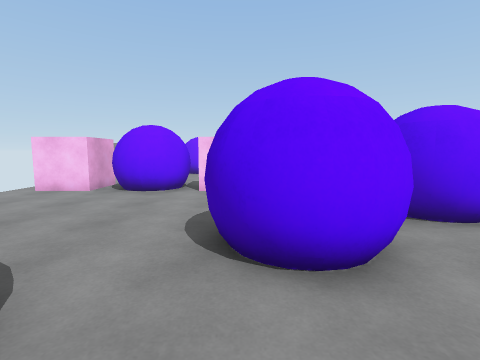
view 1 (above)

19 first-person views from a walk through a scene from a Unity 3-D project. The camera is 1.4 m above the floor, tilts 6° down and sees 85° across. The floor is counted in squares, 1 m on a side. Each view is taken from the middle of a square. On the plan, view 1 faces up. The plan holds only what a view shows up to about 13 squares ahead; the rest is blank. The player character is not drawn.

view 2
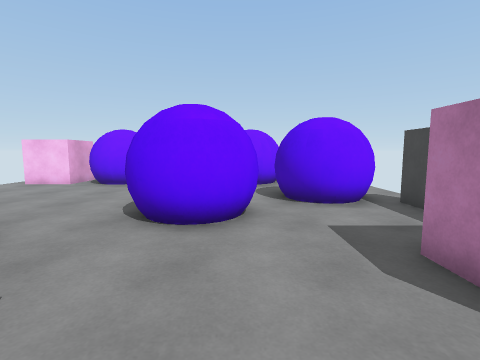

view 3
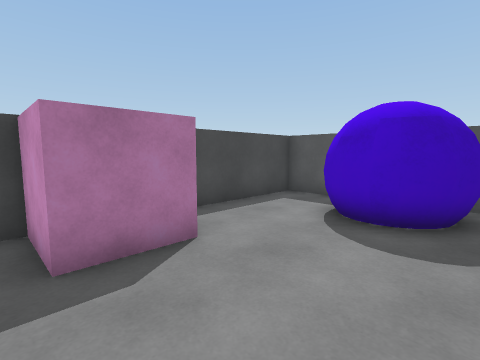

view 4
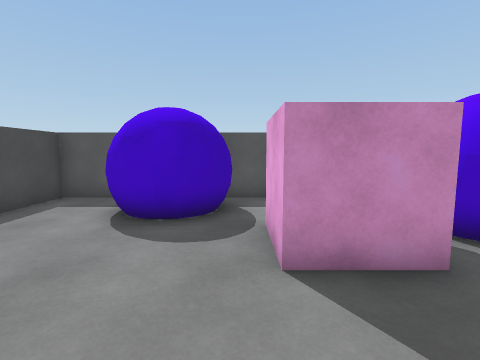

view 5
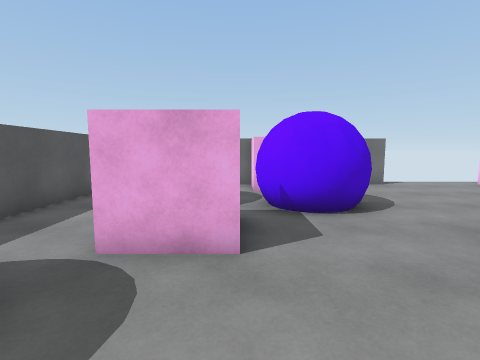

view 6
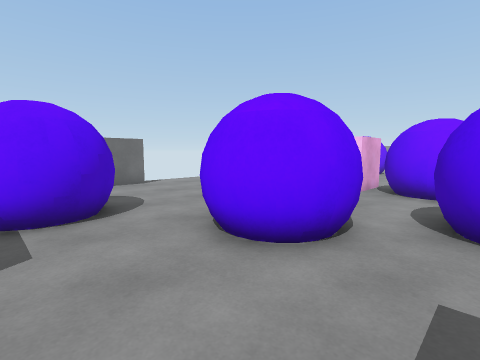

view 7
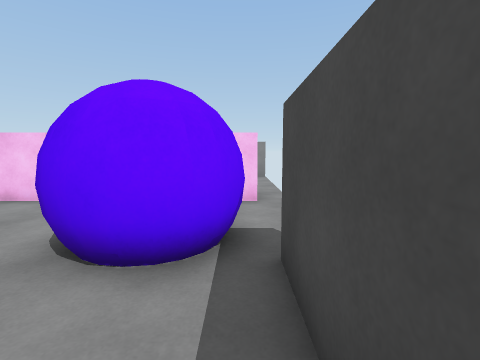

view 8
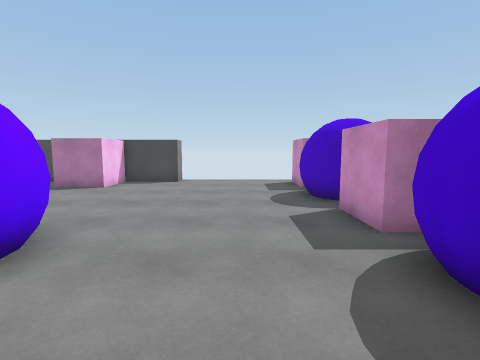

view 9
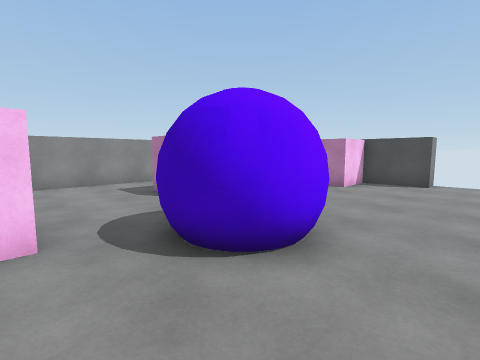

view 10
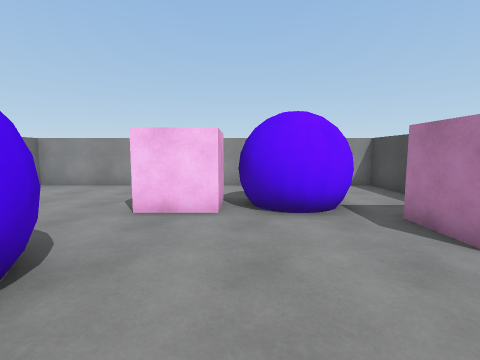

view 11
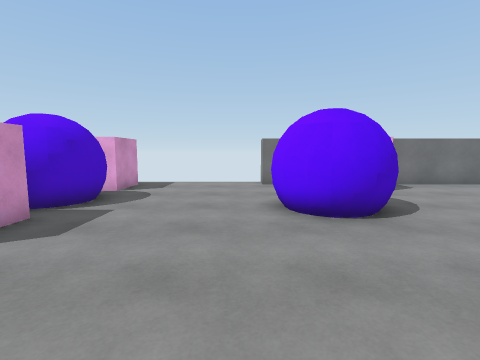

view 12
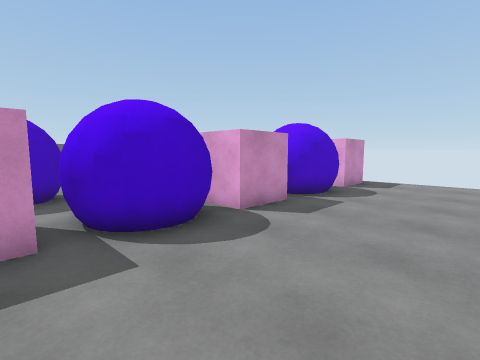

view 13
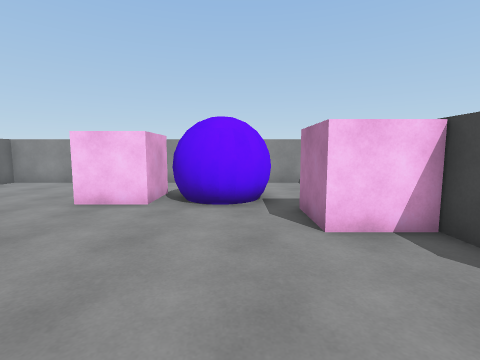

view 14
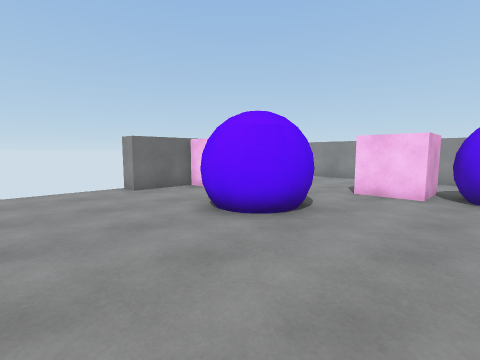

view 15
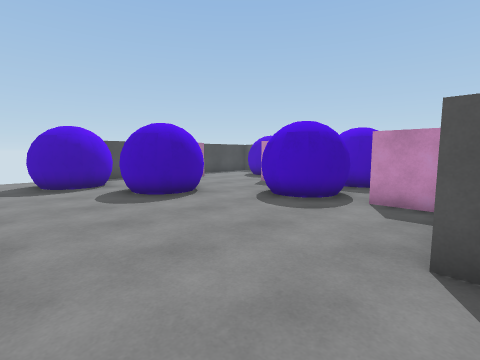

view 16
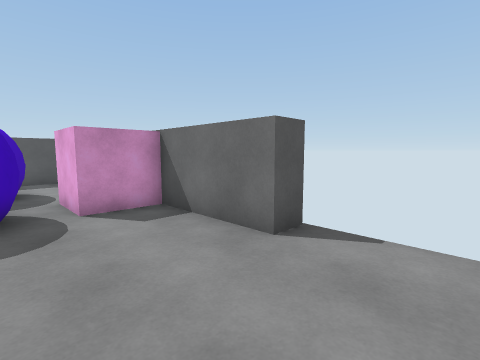

view 17
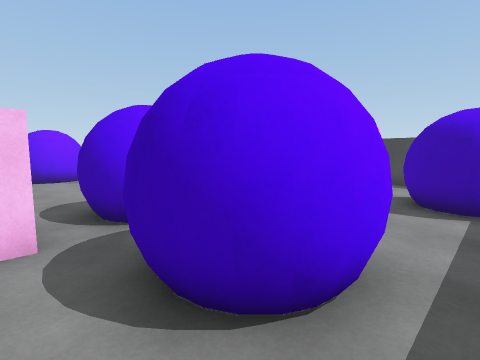

view 18
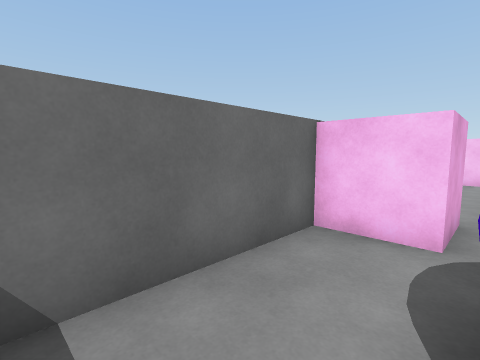

view 19
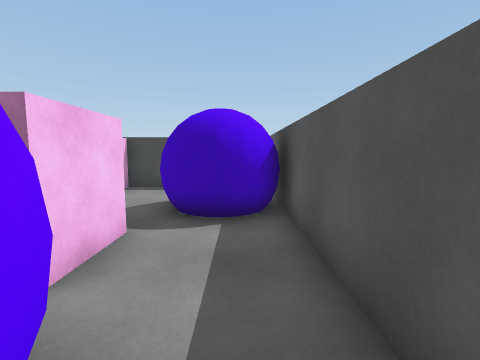

### Floor plan
Key: @ floor where view 1 was taken; # wall or solid block; . floor; C cube.
Columns run from 8 left of view 1 to 7 right of it. Each row starts with its distance up from view 1.
 27 ##########  ####
 26 #.........  ...#
 25 #.........  ...#
 24 #......CC#   ..#
 23 #......CC# ##..#
 22   .....CC###..
 21  CC..........CC
 20 #CC.. #......CC#
 19 #...####.......#
 18 #...####.......#
 17 #....##........#
 16 ................
 15 ................
 14 ................
 13 ................
 12 ....##....##....
 11  CC ###CC####CC.
 10 .CC####CC####CC.
  9 ....##....##....
  8 ............##..
  7 ...........##  .
  6 ...........####.
  5 #.......###.##.#
  4 #.......###....#
  3 #.......###....#
  2 #...###........#
  1 #CC.###......CC#
  0 #CC.###.@....CC#
 -1 #...###CC......#
 -2 #..#### C......#
 -3 #..### CC.##...#
 -4 #..###...####..#
 -5 #........####..#
 -6 ################

Positions as (right, up) in squares from view 1, and headings:
1: (0, 0), facing up
2: (2, -2), facing up
3: (1, 2), facing down-right
4: (1, 2), facing down
5: (4, -1), facing left
6: (4, 0), facing up-left
7: (6, 2), facing up
8: (-6, 14), facing right
9: (-6, 15), facing up-right
10: (1, 16), facing up
11: (4, 16), facing left
12: (5, 16), facing down-left
13: (3, 15), facing up
14: (2, 13), facing up-left
15: (-8, 9), facing down-right
16: (-4, 8), facing down-left
17: (-6, -5), facing up-right
18: (-5, -5), facing up-left
19: (-4, -5), facing right
